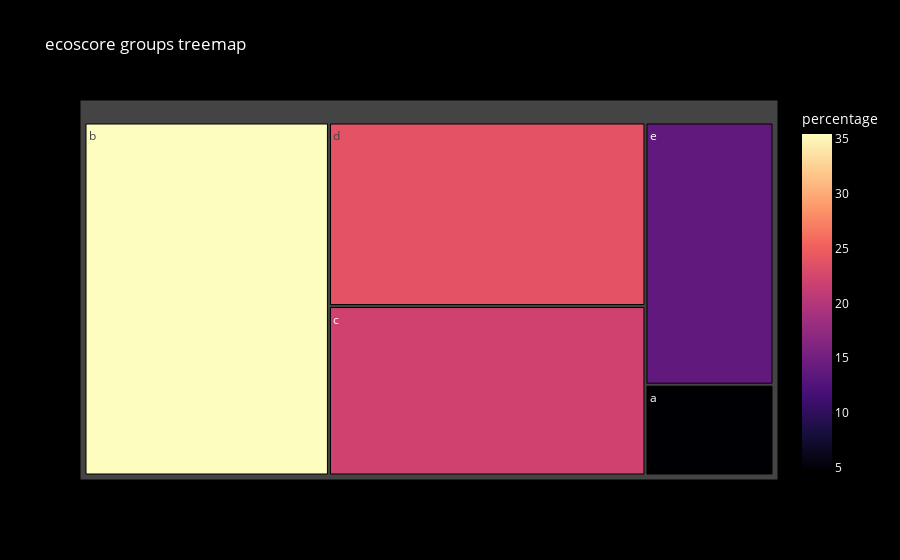

Notebook code for this chart:
### Code cell
df = pd.DataFrame(data_graph_ecoscore_groups)
fig = px.treemap(df, path=['ecoscore_group'], values='percentage',
                 color='percentage', color_continuous_scale='Magma',
                 title='ecoscore groups treemap')
fig.update_layout(
    paper_bgcolor='black',  
    plot_bgcolor='black',   
    font_color='white'      
)
fig.show()

### Figure 1 — Plotly figure (JSON) as saved in the notebook; plotly's stock layout.template omitted (floating-point values rounded to 4 significant figures)
{"data": [{"branchvalues": "total", "customdata": [[4.779], [35.48], [22.05], [23.89], [13.8]], "domain": {"x": [0, 1], "y": [0, 1]}, "hovertemplate": "labels=%{label}<br>percentage_sum=%{value}<br>parent=%{parent}<br>id=%{id}<br>percentage=%{color}<extra></extra>", "ids": ["a", "b", "c", "d", "e"], "labels": ["a", "b", "c", "d", "e"], "marker": {"coloraxis": "coloraxis", "colors": [4.779, 35.48, 22.05, 23.89, 13.8]}, "name": "", "parents": ["", "", "", "", ""], "type": "treemap", "values": [4.779, 35.48, 22.05, 23.89, 13.8]}], "layout": {"coloraxis": {"colorbar": {"title": {"text": "percentage"}}, "colorscale": [[0, "#000004"], [0.1111, "#180f3d"], [0.2222, "#440f76"], [0.3333, "#721f81"], [0.4444, "#9e2f7f"], [0.5556, "#cd4071"], [0.6667, "#f1605d"], [0.7778, "#fd9668"], [0.8889, "#feca8d"], [1, "#fcfdbf"]]}, "font": {"color": "white"}, "legend": {"tracegroupgap": 0}, "paper_bgcolor": "black", "plot_bgcolor": "black", "title": {"text": "ecoscore groups treemap"}}}
